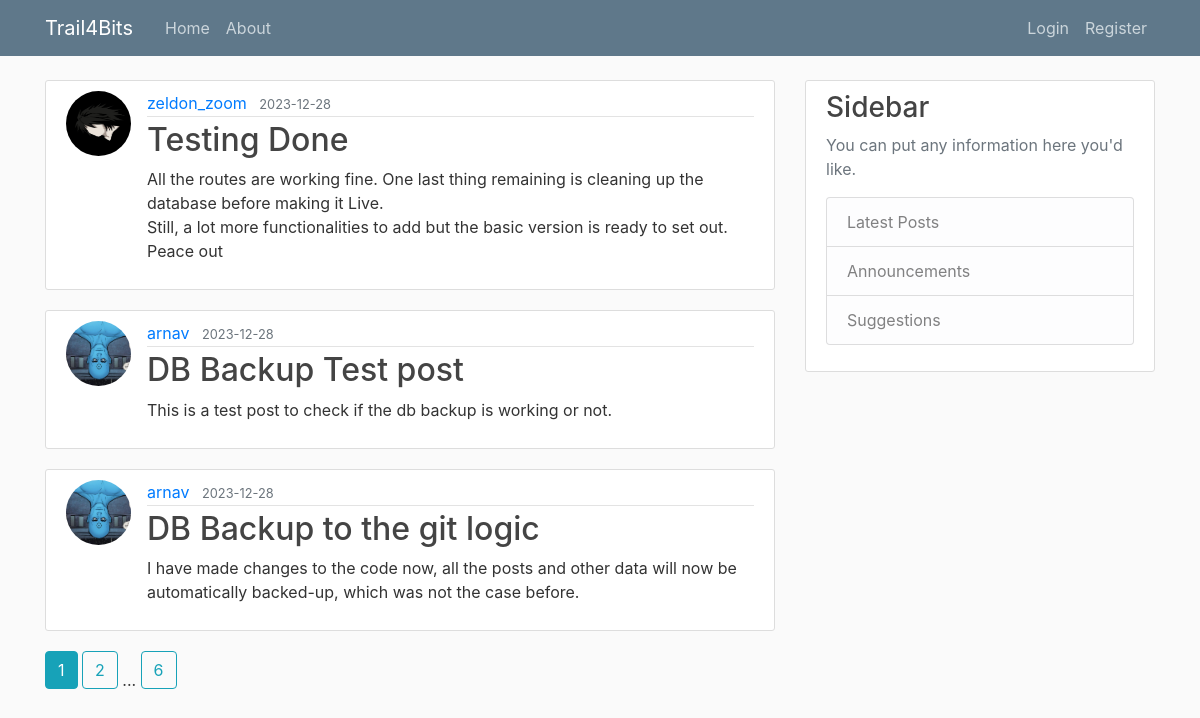
Page /home on the earlier database version.
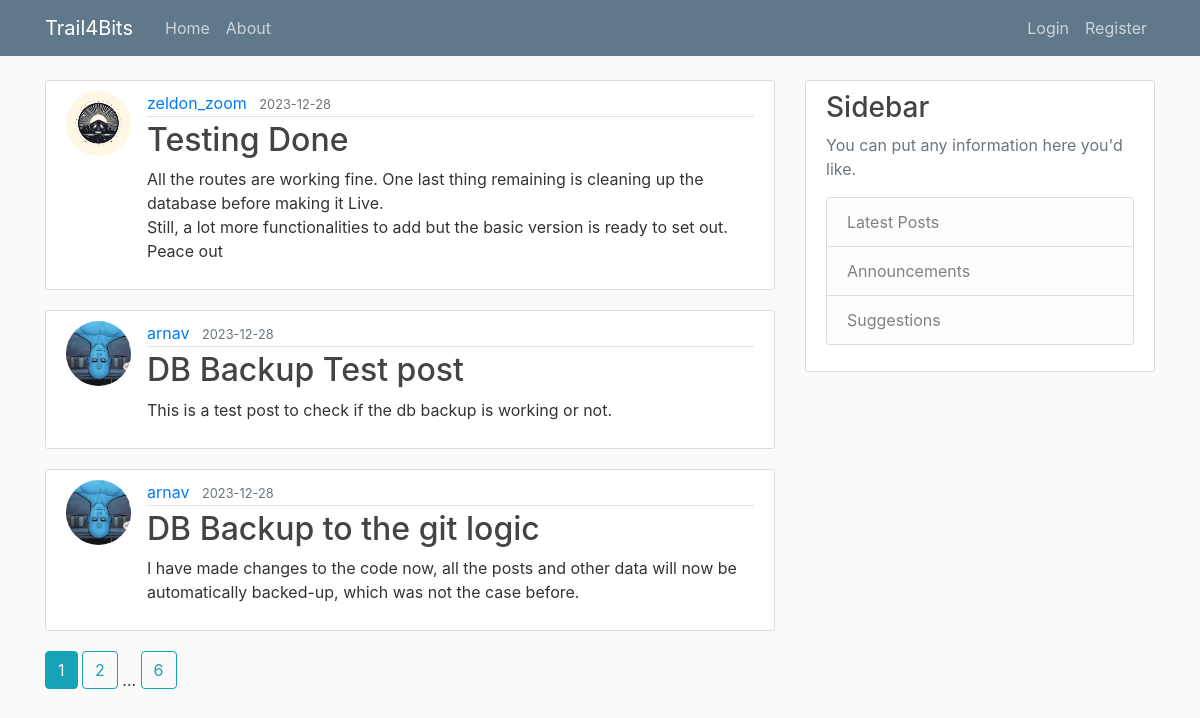
Same page on the later database version.
### flaskblog/models.py (models this page shows, shortened)
class Post(db.Model):
    id=db.Column(db.Integer, primary_key=True)
    title= db.Column(db.String(120), nullable=False)
    content= db.Column(db.Text, nullable=False)
    date_posted= db.Column(db.DateTime, nullable=False, default=datetime.utcnow)
    user_id= db.Column(db.Integer, db.ForeignKey('user.id'), nullable=False)

class User(db.Model, UserMixin):
    id=db.Column(db.Integer, primary_key=True, )
    username= db.Column(db.String(20), unique=True, nullable=False )
    email=db.Column(db.String(120), nullable=False)
    image_file=db.Column(db.String(120), nullable=False, default='default.jpg')
    password=db.Column(db.String(60), nullable=False)
    posts=db.relationship('Post', backref='author', lazy=True)

### flaskblog/main/routes.py (the view)
@main.route("/")
@main.route("/home")
def home():
    page=request.args.get('page', 1, type=int)
    posts  = Post.query.order_by(Post.date_posted.desc()).paginate(per_page=3 , page=page)
    return render_template('home.html', posts=posts, title='Home')

### flaskblog/templates/home.html
{% extends "layout.html"%}
{% block content %}
    {% for post in posts%}
    <article class="media content-section">
        <img class="rounded-circle article-img" src="{{ url_for('static', filename='Profile_Pictures/' + post.author.image_file) }} ">
        <div class="media-body">
          <div class="article-metadata">
            <a class="mr-2" href="{{ url_for('users.user_posts', username=post.author.username) }}">{{ post.author.username}}</a>
            <small class="text-muted">{{ post.date_posted.strftime('%Y-%m-%d') }}</small>
          </div>
          <h2><a class="article-title" href="{{ url_for('posts.post', post_id=post.id) }}">{{ post.title }}</a></h2>
          <p class="article-content">{{ post.content }}</p>
        </div>
    </article>
    {% endfor %}
    {% for page_num in posts.iter_pages(left_edge=1, right_edge=1, left_current=1, right_current=1) %}
      {% if page_num %}
        {% if posts.page == page_num %}
          <a class="btn btn-info mb-4" href="{{ url_for('main.home', page=page_num) }}">{{ page_num }}</a>
        {% else %}
          <a class="btn btn-outline-info mb-4" href="{{ url_for('main.home', page=page_num) }}">{{ page_num }}</a>
        {% endif %}
      {% else %}
        ...
      {% endif %}
    {% endfor %}
{% endblock content%}

Differences in the rows shown:
changed through a linked row, Post "Testing Done": image_file: a different picture
